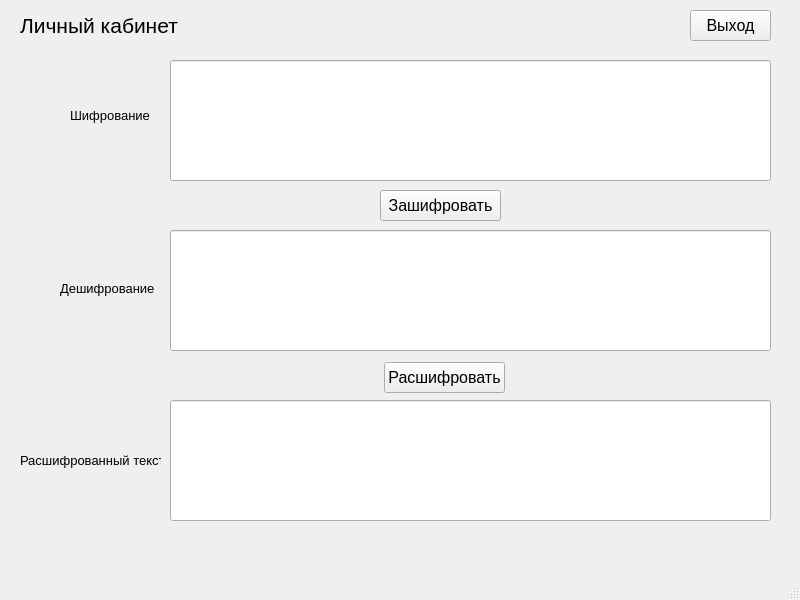
<?xml version="1.0" encoding="UTF-8"?>
<ui version="4.0">
 <class>MainWindow</class>
 <widget class="QMainWindow" name="MainWindow">
  <property name="geometry">
   <rect>
    <x>0</x>
    <y>0</y>
    <width>800</width>
    <height>600</height>
   </rect>
  </property>
  <property name="font">
   <font>
    <pointsize>12</pointsize>
   </font>
  </property>
  <property name="windowTitle">
   <string>MainWindow</string>
  </property>
  <widget class="QWidget" name="centralwidget">
   <widget class="QLabel" name="label">
    <property name="geometry">
     <rect>
      <x>20</x>
      <y>10</y>
      <width>211</width>
      <height>31</height>
     </rect>
    </property>
    <property name="font">
     <font>
      <pointsize>16</pointsize>
     </font>
    </property>
    <property name="text">
     <string>Личный кабинет</string>
    </property>
   </widget>
   <widget class="QPushButton" name="exit_btn">
    <property name="geometry">
     <rect>
      <x>690</x>
      <y>10</y>
      <width>81</width>
      <height>31</height>
     </rect>
    </property>
    <property name="text">
     <string>Выход</string>
    </property>
   </widget>
   <widget class="QLineEdit" name="shifr_line">
    <property name="geometry">
     <rect>
      <x>170</x>
      <y>60</y>
      <width>601</width>
      <height>121</height>
     </rect>
    </property>
   </widget>
   <widget class="QLineEdit" name="deshifr_line">
    <property name="geometry">
     <rect>
      <x>170</x>
      <y>230</y>
      <width>601</width>
      <height>121</height>
     </rect>
    </property>
   </widget>
   <widget class="QLineEdit" name="result_line">
    <property name="geometry">
     <rect>
      <x>170</x>
      <y>400</y>
      <width>601</width>
      <height>121</height>
     </rect>
    </property>
   </widget>
   <widget class="QPushButton" name="deshifr_btn">
    <property name="geometry">
     <rect>
      <x>384</x>
      <y>362</y>
      <width>121</width>
      <height>31</height>
     </rect>
    </property>
    <property name="text">
     <string>Расшифровать</string>
    </property>
   </widget>
   <widget class="QPushButton" name="shifr_btn">
    <property name="geometry">
     <rect>
      <x>380</x>
      <y>190</y>
      <width>121</width>
      <height>31</height>
     </rect>
    </property>
    <property name="text">
     <string>Зашифровать</string>
    </property>
   </widget>
   <widget class="QLabel" name="label_5">
    <property name="geometry">
     <rect>
      <x>20</x>
      <y>450</y>
      <width>141</width>
      <height>21</height>
     </rect>
    </property>
    <property name="font">
     <font>
      <pointsize>10</pointsize>
     </font>
    </property>
    <property name="text">
     <string>Расшифрованный текст</string>
    </property>
   </widget>
   <widget class="QLabel" name="label_6">
    <property name="geometry">
     <rect>
      <x>70</x>
      <y>100</y>
      <width>81</width>
      <height>31</height>
     </rect>
    </property>
    <property name="font">
     <font>
      <pointsize>10</pointsize>
     </font>
    </property>
    <property name="text">
     <string>Шифрование</string>
    </property>
   </widget>
   <widget class="QLabel" name="label_7">
    <property name="geometry">
     <rect>
      <x>60</x>
      <y>280</y>
      <width>101</width>
      <height>16</height>
     </rect>
    </property>
    <property name="font">
     <font>
      <pointsize>10</pointsize>
     </font>
    </property>
    <property name="text">
     <string>Дешифрование</string>
    </property>
   </widget>
  </widget>
  <widget class="QMenuBar" name="menubar">
   <property name="geometry">
    <rect>
     <x>0</x>
     <y>0</y>
     <width>800</width>
     <height>21</height>
    </rect>
   </property>
  </widget>
  <widget class="QStatusBar" name="statusbar"/>
 </widget>
 <resources/>
 <connections/>
</ui>
